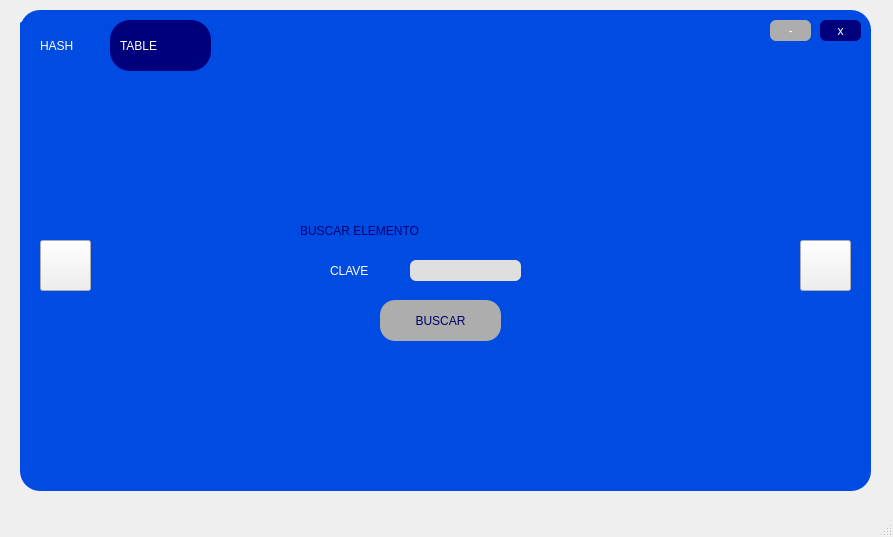
<?xml version="1.0" encoding="UTF-8"?>
<ui version="4.0">
 <class>MainWindow</class>
 <widget class="QMainWindow" name="MainWindow">
  <property name="geometry">
   <rect>
    <x>0</x>
    <y>0</y>
    <width>893</width>
    <height>537</height>
   </rect>
  </property>
  <property name="windowTitle">
   <string>MainWindow</string>
  </property>
  <widget class="QWidget" name="centralwidget">
   <widget class="QWidget" name="widget_2" native="true">
    <property name="geometry">
     <rect>
      <x>20</x>
      <y>10</y>
      <width>851</width>
      <height>481</height>
     </rect>
    </property>
    <property name="cursor">
     <cursorShape>ArrowCursor</cursorShape>
    </property>
    <property name="styleSheet">
     <string notr="true">QWidget#widget_2{
background-color: rgb(16, 16, 16);
background-color: rgb(6, 6, 6);
	background-color: rgb(0, 76, 227);
border-radius:20px;
}</string>
    </property>
    <widget class="QFrame" name="frame">
     <property name="geometry">
      <rect>
       <x>-10</x>
       <y>10</y>
       <width>851</width>
       <height>71</height>
      </rect>
     </property>
     <property name="styleSheet">
      <string notr="true">QFrame#frame{
background-color: rgb(16, 16, 16);
background-color: rgb(6, 6, 6);
	background-color: rgb(0, 76, 227);
border-radius:20px;
}</string>
     </property>
     <property name="frameShape">
      <enum>QFrame::StyledPanel</enum>
     </property>
     <property name="frameShadow">
      <enum>QFrame::Raised</enum>
     </property>
     <widget class="QPushButton" name="min">
      <property name="geometry">
       <rect>
        <x>760</x>
        <y>0</y>
        <width>41</width>
        <height>21</height>
       </rect>
      </property>
      <property name="cursor">
       <cursorShape>PointingHandCursor</cursorShape>
      </property>
      <property name="styleSheet">
       <string notr="true">QPushButton#min{
	background-color: rgb(173, 173, 173);
font: 16pt &quot;MS Shell Dlg 2&quot;;
border-radius:6px;

color: white;


}</string>
      </property>
      <property name="text">
       <string>-</string>
      </property>
     </widget>
     <widget class="QPushButton" name="cerrar">
      <property name="geometry">
       <rect>
        <x>810</x>
        <y>0</y>
        <width>41</width>
        <height>21</height>
       </rect>
      </property>
      <property name="cursor">
       <cursorShape>PointingHandCursor</cursorShape>
      </property>
      <property name="styleSheet">
       <string notr="true">QPushButton#cerrar{
background-color: rgb(255, 0, 0);
border-radius:6px;

font: 11pt &quot;MS Shell Dlg 2&quot;;
background-color: rgb(0, 0, 125);
color:white;

}</string>
      </property>
      <property name="text">
       <string>x</string>
      </property>
     </widget>
     <widget class="QLabel" name="label_2">
      <property name="geometry">
       <rect>
        <x>30</x>
        <y>0</y>
        <width>341</width>
        <height>51</height>
       </rect>
      </property>
      <property name="styleSheet">
       <string notr="true">font: 14pt &quot;Lucida Console&quot;;
color:white;
font: 90 15pt &quot;Rockwell Extra Bold&quot;;</string>
      </property>
      <property name="text">
       <string>HASH </string>
      </property>
     </widget>
     <widget class="QWidget" name="widget_4" native="true">
      <property name="geometry">
       <rect>
        <x>100</x>
        <y>0</y>
        <width>101</width>
        <height>51</height>
       </rect>
      </property>
      <property name="styleSheet">
       <string notr="true">background-color: rgb(0, 0, 125);
border-radius:20px;</string>
      </property>
      <widget class="QLabel" name="label_4">
       <property name="geometry">
        <rect>
         <x>10</x>
         <y>0</y>
         <width>81</width>
         <height>51</height>
        </rect>
       </property>
       <property name="styleSheet">
        <string notr="true">font: 14pt &quot;Lucida Console&quot;;
color:white;
font: 90 15pt &quot;Rockwell Extra Bold&quot;;</string>
       </property>
       <property name="text">
        <string>TABLE</string>
       </property>
      </widget>
     </widget>
    </widget>
    <widget class="QPushButton" name="BSiguiente">
     <property name="geometry">
      <rect>
       <x>780</x>
       <y>230</y>
       <width>51</width>
       <height>51</height>
      </rect>
     </property>
     <property name="cursor">
      <cursorShape>PointingHandCursor</cursorShape>
     </property>
     <property name="styleSheet">
      <string notr="true">border-image: url(:/tablaHash/proximo (1).png);</string>
     </property>
     <property name="text">
      <string/>
     </property>
    </widget>
    <widget class="QPushButton" name="BAtras">
     <property name="geometry">
      <rect>
       <x>20</x>
       <y>230</y>
       <width>51</width>
       <height>51</height>
      </rect>
     </property>
     <property name="cursor">
      <cursorShape>PointingHandCursor</cursorShape>
     </property>
     <property name="styleSheet">
      <string notr="true">border-image: url(:/tablaHash/proximo.png);</string>
     </property>
     <property name="text">
      <string/>
     </property>
    </widget>
    <widget class="QLabel" name="label_3">
     <property name="geometry">
      <rect>
       <x>280</x>
       <y>210</y>
       <width>271</width>
       <height>21</height>
      </rect>
     </property>
     <property name="styleSheet">
      <string notr="true">font: 14pt &quot;Lucida Console&quot;;

color: rgb(0, 0, 115);
;
font: 70 17pt &quot;Rockwell Extra Bold&quot;;</string>
     </property>
     <property name="text">
      <string>BUSCAR ELEMENTO</string>
     </property>
    </widget>
    <widget class="QLineEdit" name="lineEdit">
     <property name="geometry">
      <rect>
       <x>390</x>
       <y>250</y>
       <width>111</width>
       <height>21</height>
      </rect>
     </property>
     <property name="styleSheet">
      <string notr="true">background-color: rgb(223, 223, 223);
font: 12pt &quot;MS Shell Dlg 2&quot;;
border-radius:6px;
color: rgb(0, 0, 127);
</string>
     </property>
     <property name="text">
      <string/>
     </property>
    </widget>
    <widget class="QPushButton" name="BBuscar">
     <property name="geometry">
      <rect>
       <x>360</x>
       <y>290</y>
       <width>121</width>
       <height>41</height>
      </rect>
     </property>
     <property name="cursor">
      <cursorShape>PointingHandCursor</cursorShape>
     </property>
     <property name="styleSheet">
      <string notr="true">QPushButton#BBuscar{
background-color: rgb(52, 107, 98);
	background-color: rgb(173, 173, 173);
font: 87 10pt &quot;Arial Black&quot;;
border-radius:15px;
font: 10pt &quot;Gill Sans Ultra Bold&quot;;
font: 10pt &quot;Rockwell Extra Bold&quot;;
color: rgb(0, 0, 100);
}</string>
     </property>
     <property name="text">
      <string>BUSCAR</string>
     </property>
    </widget>
    <widget class="QLabel" name="label_5">
     <property name="geometry">
      <rect>
       <x>310</x>
       <y>230</y>
       <width>111</width>
       <height>61</height>
      </rect>
     </property>
     <property name="styleSheet">
      <string notr="true">font: 14pt &quot;Lucida Console&quot;;
color:white;
font: 90 13pt &quot;Rockwell Extra Bold&quot;;</string>
     </property>
     <property name="text">
      <string>CLAVE</string>
     </property>
    </widget>
   </widget>
  </widget>
  <widget class="QMenuBar" name="menubar">
   <property name="geometry">
    <rect>
     <x>0</x>
     <y>0</y>
     <width>893</width>
     <height>21</height>
    </rect>
   </property>
  </widget>
  <widget class="QStatusBar" name="statusbar"/>
 </widget>
 <resources>
  <include location="../multimedia/iconos.qrc"/>
 </resources>
 <connections/>
</ui>
